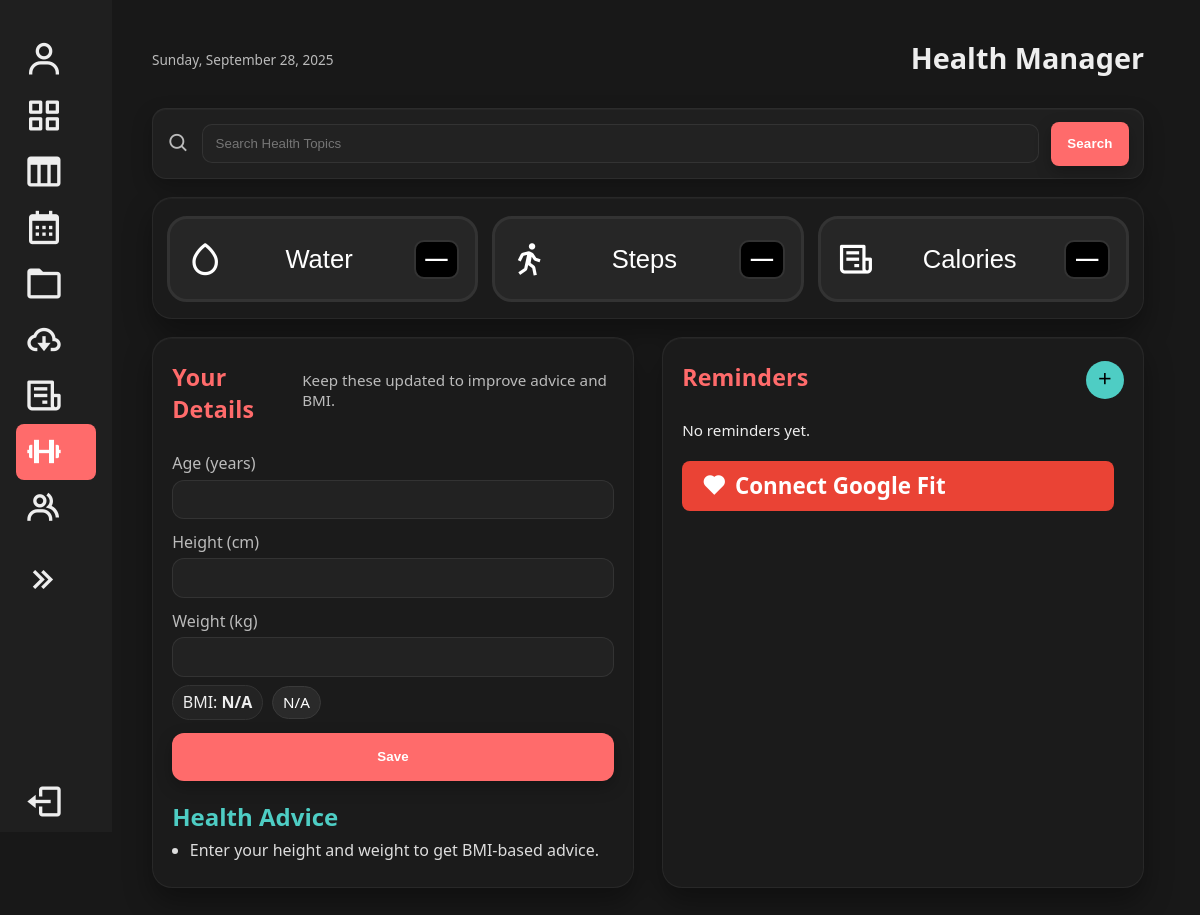
The page /HealthManager/ (signed in) on the database as committed earlier.
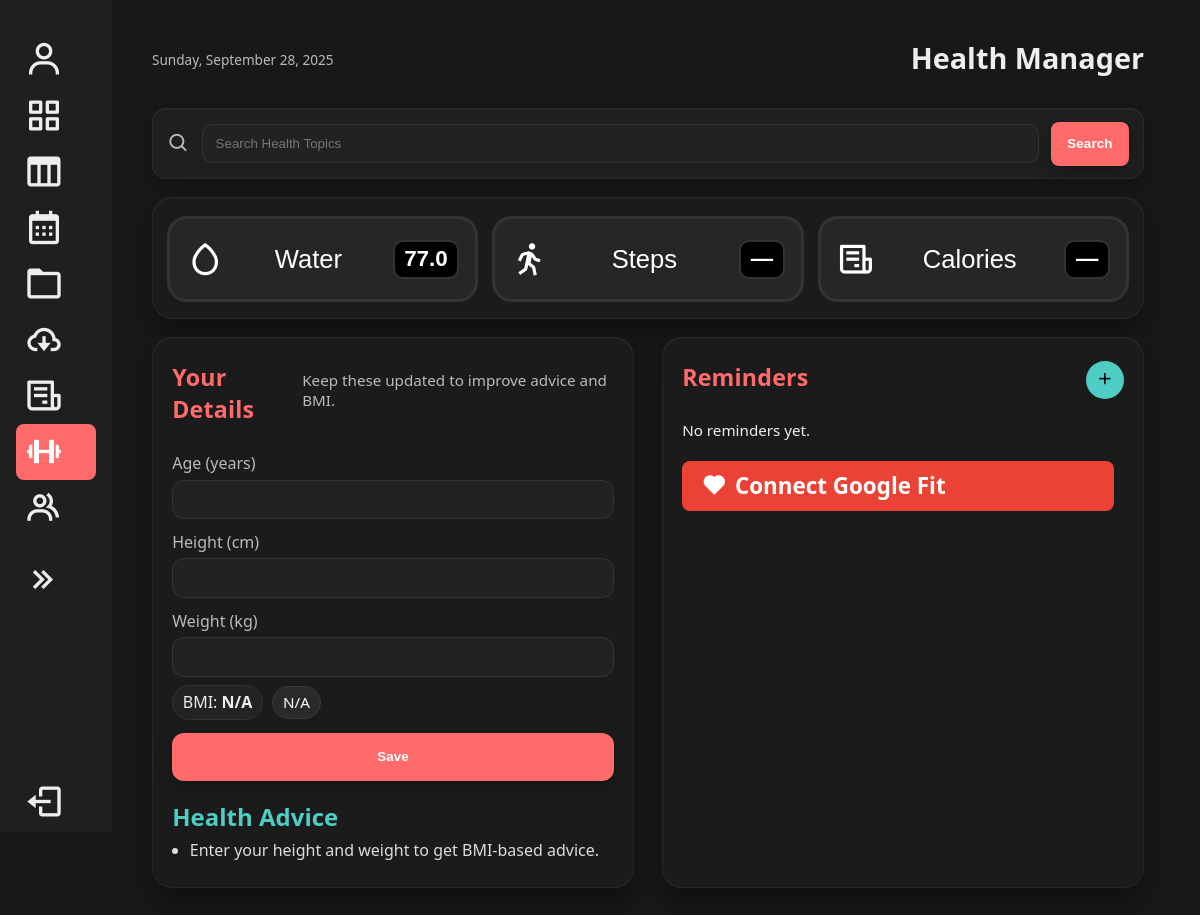
The same page on the database as committed later.
### main/models.py (models this page shows, shortened)
class HealthMetric(models.Model):
    user = models.ForeignKey(User, on_delete=models.CASCADE, related_name="health_metrics")
    water_intake = models.FloatField(help_text="Litres of water intake")
    steps = models.PositiveIntegerField(help_text="Number of steps walked")
    calories = models.PositiveIntegerField(help_text="Calories consumed")
    date = models.DateField(auto_now_add=True)
    class Meta:
        ordering = ['-date']   # latest first
        unique_together = ('user', 'date')  # prevent duplicates for same day

### main/views.py (the view, shortened to what this page needs)
# urls.py: path('HealthManager/', main_views.health_manager, name='HealthManager'),
@login_required
def health_manager(request):
    profile, _ = UserHealthProfile.objects.get_or_create(user=request.user)
    today = timezone.now().date()
    today_metrics = HealthMetric.objects.filter(user=request.user, date=today).first()
    reminders = Reminder.objects.filter(user=request.user).order_by('-date')[:7]
    metric_form = HealthMetricForm(initial={
        'water_intake': getattr(today_metrics, 'water_intake', ''),
        'steps': getattr(today_metrics, 'steps', ''),
        'calories': getattr(today_metrics, 'calories', ''),
    })
    profile_form = HealthProfileForm(instance=profile)
    reminder_form = ReminderForm()
    bmi = profile.bmi()
    bmi_cat = profile.bmi_category()
    advice = _rule_based_advice(profile.age, bmi)
    google_fit_data = {"steps": None, "calories": None, "water_intake": None}
    creds_data = request.session.get("credentials")
    try:
        if creds_data:
            if isinstance(creds_data, str):
                creds_data = json.loads(creds_data)
            creds = GoogleCredentials.from_authorized_user_info(creds_data, scopes=creds_data.get("scopes"))
            service = build("fitness", "v1", credentials=creds)
            end_time = datetime.utcnow()
            start_time = end_time - timedelta(days=1)
            results = service.users().dataset().aggregate(
                userId="me",
                body={
                    "aggregateBy": [
                        {"dataTypeName": "com.google.step_count.delta"},
                        {"dataTypeName": "com.google.calories.expended"},
                        {"dataTypeName": "com.google.hydration"},
                    ],
                    "bucketByTime": {"durationMillis": 86400000},
                    "startTimeMillis": int(start_time.timestamp() * 1000),
                    "endTimeMillis": int(end_time.timestamp() * 1000)
                }
            ).execute()
            for bucket in results.get("bucket", []):
                for dataset in bucket.get("dataset", []):
                    for point in dataset.get("point", []):
                        dtype = point["dataTypeName"]
                        for value in point["value"]:
                            if dtype == "com.google.step_count.delta":
                                google_fit_data["steps"] = (google_fit_data["steps"] or 0) + value.get("intVal", 0)
                            elif dtype == "com.google.calories.expended":
                                google_fit_data["calories"] = (google_fit_data["calories"] or 0) + value.get("fpVal", 0)
                            elif dtype == "com.google.hydration":
                                google_fit_data["water_intake"] = (google_fit_data["water_intake"] or 0) + value.get("fpVal", 0)
            if any(v is not None for v in google_fit_data.values()):
                if today_metrics:
                    today_metrics.steps = google_fit_data["steps"] or today_metrics.steps
                    today_metrics.calories = google_fit_data["calories"] or today_metrics.calories
                    today_metrics.water_intake = google_fit_data["water_intake"] or today_metrics.water_intake
                    today_metrics.save()
                else:
                    HealthMetric.objects.create(
                        user=request.user,
                        date=today,
                        steps=google_fit_data["steps"] or 0,
                        calories=google_fit_data["calories"] or 0,
                        water_intake=google_fit_data["water_intake"] or 0,
                    )
    except Exception:
        pass
    context = {
        "profile_form": profile_form,
        "metric_form": metric_form,
        "reminder_form": reminder_form,
        "metrics": today_metrics,
        "reminders": reminders,
        "bmi": bmi,
        "bmi_cat": bmi_cat,
        "advice": advice,
        "google_fit_data": google_fit_data,
    }
    return render(request, "HealthManager.html", context)

### main/forms.py
class HealthProfileForm(forms.ModelForm):
    class Meta:
        model = UserHealthProfile
        fields = ['age', 'height_cm', 'weight_kg']
        labels = {
            'age': 'Age (years)',
            'height_cm': 'Height (cm)',
            'weight_kg': 'Weight (kg)',
        }
        widgets = {
            'age': forms.NumberInput(attrs={'min': '0'}),
            'height_cm': forms.NumberInput(attrs={'step': '0.1', 'min': '0'}),
            'weight_kg': forms.NumberInput(attrs={'step': '0.1', 'min': '0'}),
        }

class HealthMetricForm(forms.ModelForm):
    class Meta:
        model = HealthMetric
        fields = ['water_intake', 'steps', 'calories']
        widgets = {
            'water_intake': forms.NumberInput(attrs={'class': 'form-control', 'step': '0.1', 'min': '0'}),
            'steps': forms.NumberInput(attrs={'class': 'form-control', 'min': '0'}),
            'calories': forms.NumberInput(attrs={'class': 'form-control', 'min': '0'}),
        }

### main/models.py (called while the page is built)
    def bmi(self):
        if not self.height_cm or not self.weight_kg or self.height_cm <= 0:
            return None
        h_m = self.height_cm / 100.0
        return round(self.weight_kg / (h_m * h_m), 1)

### main/templates/HealthManager.html (shortened to what the changed rows need)
{% load static %}
<!DOCTYPE html>
<html lang="en">
<head>
  <link rel="stylesheet" href="{% static 'index.css' %}?v=53">
  <link href="https://unpkg.com/boxicons@2.1.4/css/boxicons.min.css" rel="stylesheet">
</head>
<body>
  <div class="container">
    <main class="content health-page">
      <header class="header tight-header">
        <h1>Health Manager</h1>
      </header>
      <section class="card health-strip">
        <div class="chips">
          <button class="chip" type="button" onclick="prepQuick('water_intake','litres')">
            <i class='bx bx-droplet'></i>
            <span>Water</span>
            <strong>{{ metrics.water_intake|default:"—" }}</strong>
          </button>
          <button class="chip" type="button" onclick="prepQuick('steps','steps')">
            <i class='bx bx-walk'></i>
            <span>Steps</span>
            <strong>{{ metrics.steps|default:"—" }}</strong>
          </button>
          <button class="chip" type="button" onclick="prepQuick('calories','kcal')">
            <i class='bx bx-receipt'></i>
            <span>Calories</span>
            <strong>{{ metrics.calories|default:"—" }}</strong>
          </button>
        </div>
      </section>
      <section class="equal-grid">
        <div class="card details-card">
          <div class="card-header">
            <h2>Your Details</h2>
          </div>
        </div>
        <div class="card reminders-card">
          <div class="card-header">
            <h2>Reminders</h2>
          </div>
        </div>
      </section>
    </main>
  </div>
</body>
</html>

Rows that differ between the two databases and show on the page:
added HealthMetric: water_intake "77.0", steps "—", calories "—"
Other text that changed with them:
{{ metrics.water_intake|default:"—" }}: "—" → (not shown)
{{ metrics.steps|default:"—" }}: "—" → (not shown)
{{ metrics.calories|default:"—" }}: "—" → (not shown)
